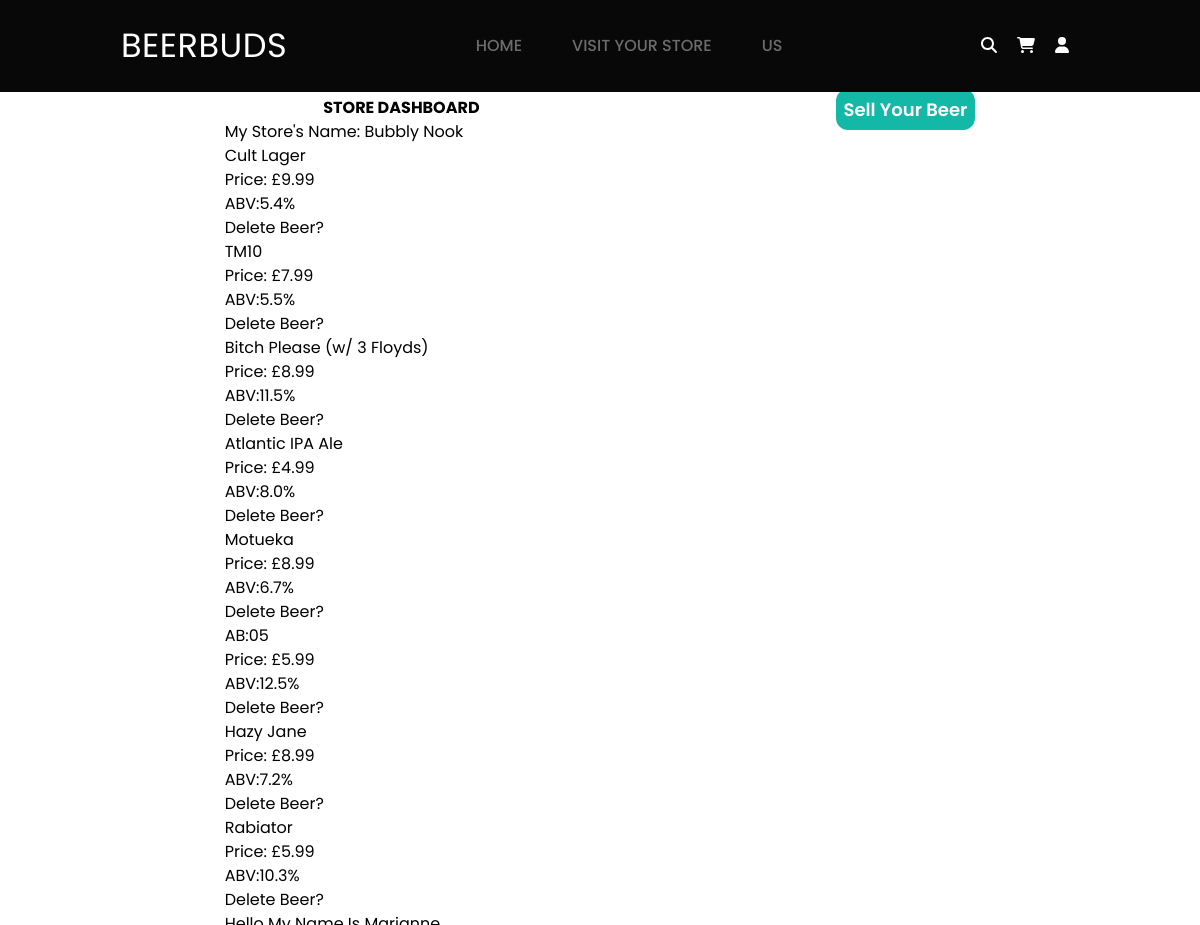
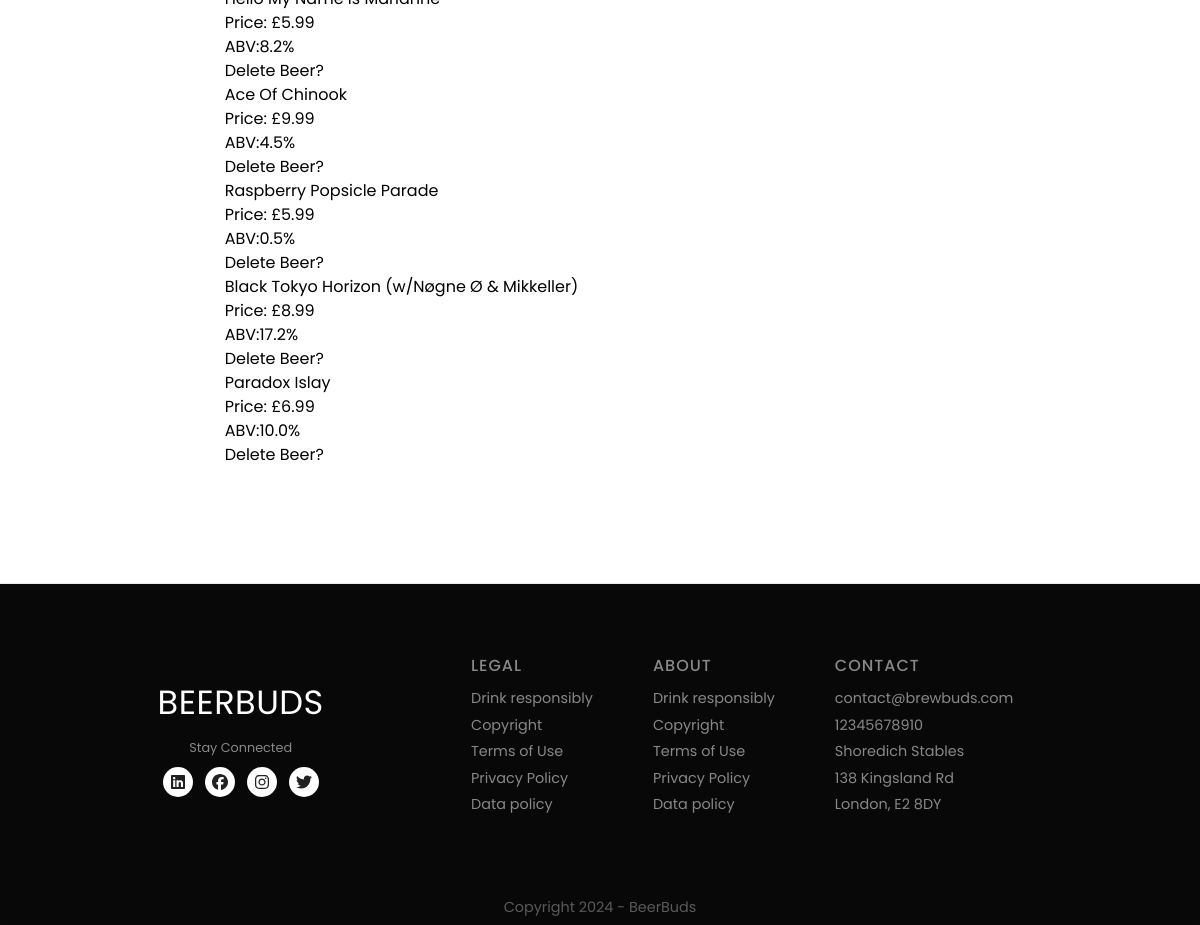
Page /store_dashboard/ (signed in) on the committed database (2 pictures, top to bottom).
### marketplace/models.py (models this page shows, shortened)
class Store(models.Model):
    store_name = models.CharField(max_length=255, blank=False, null=False)
    store_email = models.EmailField(blank=False, null=False)
    phone_number = models.CharField(blank=False, max_length=13)
    description = models.TextField(validators=[
            MinLengthValidator(100, 'Please enter a description of at least 100 characters')
        ])
    user_id = models.OneToOneField(User, on_delete=models.CASCADE)
    class Meta:
        ordering=['store_name']

class Beer(models.Model):
    name = models.CharField(max_length=255, blank=False, null=False)
    description = models.TextField(blank=False, validators=[ MinLengthValidator(50, 'Please enter a description of at least 50 characters')])
    stock_quantity = models.IntegerField(blank=False, null=False)
    price = models.DecimalField(blank=False, null=False, max_digits=6, decimal_places=2)
    store_id = models.ForeignKey(Store, related_name='beer_store', on_delete=models.CASCADE)
    beer_image = models.ImageField(upload_to='beer_images', blank=False, null=False)
    volume = models.DecimalField(max_digits=6, decimal_places=2)
    abv = models.DecimalField(max_digits=6, decimal_places=1)
    ingredients = models.TextField(validators=[ MinLengthValidator(50, 'Please enter a description of at least 50 characters')])

### marketplace/views.py (the view)
# urls.py: path('store_dashboard/', views.store_dash, name="store_dash"),
def store_dash(request):
   store = Store.objects.filter(user_id=request.user)
   return render(request, 'marketplace/store_dash.html', {'store': store})

### marketplace/context_processors.py (called while the page is built)
def has_store(request):
    if request.user.is_authenticated:
        return {'has_store': Store.objects.filter(user_id=request.user).exists()}
    return {'has_store': False}

### marketplace/templates/marketplace/store_dash.html (shortened to what this page needs)
{% extends "core/base.html" %}
{% block content %}
<div class = 'flex justify-around'>
  <div>
      <h1 class="text-center font-bold" > STORE DASHBOARD </h1>
    {% for store in store %}
    <h2> My Store's Name: {{ store.store_name}}</h2>
    {% for beer in store.beer_store.all %}
      <a href="{% url 'marketplace:beer_show' beer.id %}">
        <h4>  {{ beer.name }} </h4>
      </a>
      <ul>
        <li> Price: £{{beer.price}} </li>
        <li> ABV:{{beer.abv}}% </li>
        <a href="{% url 'marketplace:delete_beer' beer.id %}"> Delete Beer? </a>
      </ul>
    {% endfor %}
  {% endfor %}
  </div>
  <div>
    <a href="{% url 'marketplace:create_beer'%}" class="px-2 py-2 text-lg font-semibold bg-teal-500 text-white rounded-xl hover:bg-teal-700"> Sell Your Beer </a>
  </div>
</div>
{% endblock  %}

### core/static/core/styles.css (style rules this page uses)
* { margin: 0px; padding: 0px; font-family: poppins; box-sizing: border-box; }
body { margin: 0px; padding: 0px; font-family: poppins; }
ul { list-style: none; }
a { text-decoration: none; }

### rows in the picture
Store: store_name "Bubbly Nook"
Beer: name "Cult Lager", price "9.99", abv "5.4"
Beer: name "TM10", price "7.99", abv "5.5"
Beer: name "Bitch Please (w/ 3 Floyds)", price "8.99", abv "11.5"
Beer: name "Atlantic IPA Ale", price "4.99", abv "8.0"
Beer: name "Motueka", price "8.99", abv "6.7"
Beer: name "AB:05", price "5.99", abv "12.5"
Beer: name "Hazy Jane", price "8.99", abv "7.2"
Beer: name "Rabiator", price "5.99", abv "10.3"
Beer: name "Hello My Name Is Marianne", price "5.99", abv "8.2"
Beer: name "Ace Of Chinook", price "9.99", abv "4.5"
Beer: name "Raspberry Popsicle Parade", price "5.99", abv "0.5"
Beer: name "Black Tokyo Horizon (w/Nøgne Ø & Mikkeller)", price "8.99", abv "17.2"
Beer: name "Paradox Islay", price "6.99", abv "10.0"
